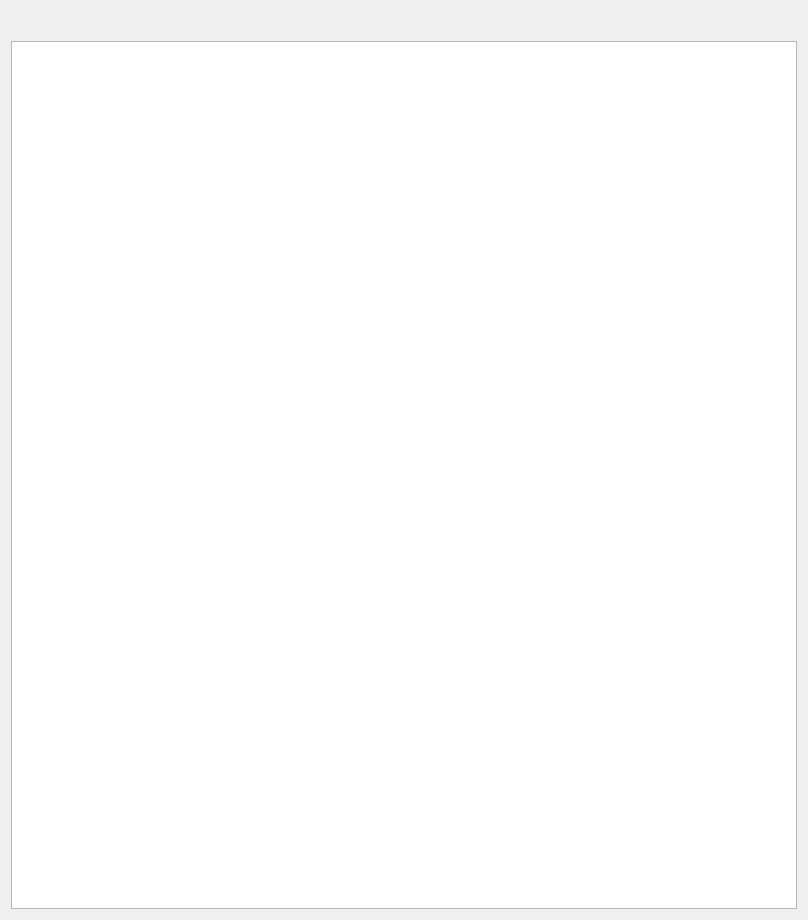
<?xml version="1.0" encoding="UTF-8"?>
<ui version="4.0">
 <class>HCLCDialog</class>
 <widget class="QDialog" name="HCLCDialog">
  <property name="geometry">
   <rect>
    <x>0</x>
    <y>0</y>
    <width>808</width>
    <height>920</height>
   </rect>
  </property>
  <property name="windowTitle">
   <string>Dialog</string>
  </property>
  <layout class="QGridLayout" name="gridLayout">
   <item row="1" column="0">
    <widget class="QTableWidget" name="tableWidget"/>
   </item>
   <item row="0" column="0">
    <widget class="QLabel" name="label">
     <property name="font">
      <font>
       <pointsize>16</pointsize>
      </font>
     </property>
     <property name="text">
      <string/>
     </property>
    </widget>
   </item>
  </layout>
 </widget>
 <resources/>
 <connections/>
</ui>
